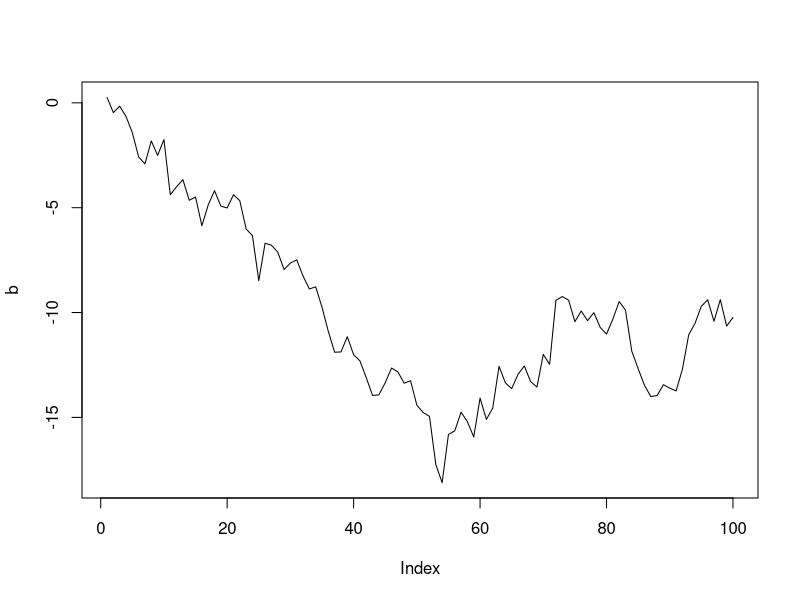

Write the R code that produced this figure.
# Title     : TODO
# Objective : TODO
# Created by: davidkuchelmeister
# Created on: 25.04.18


a <- rnorm(100)
b <- cumsum(a)
plot(b, type="l")